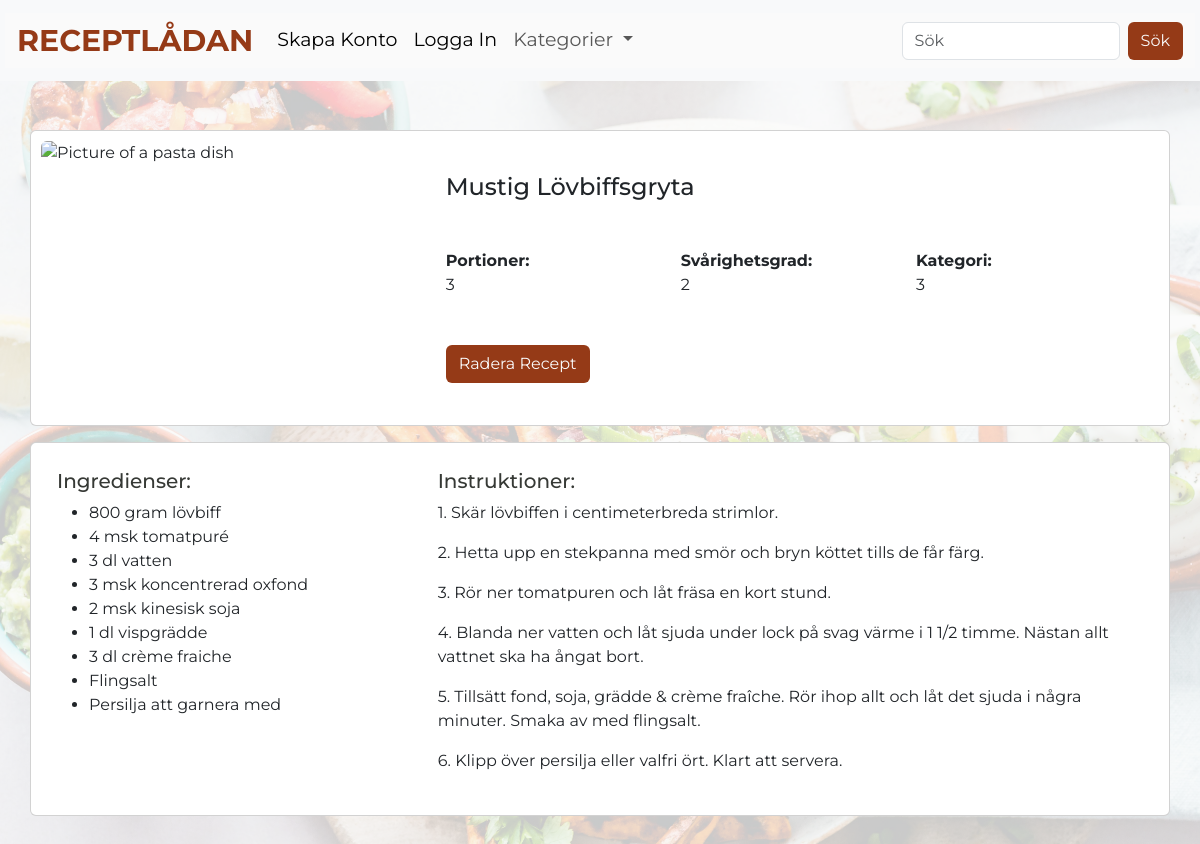
The app's page /detail/7 with its own data.
### main.py (models this page shows)
class Recipe(db.Model):
    id = db.Column(db.Integer, primary_key=True)
    user_id = db.Column(db.Integer, ForeignKey("users.id"))
    title = db.Column(db.String(100))
    ingredients = db.Column(db.Text)
    instruction = db.Column(db.Text)
    portions = db.Column(db.Integer)
    difficulty = db.Column(db.Integer)
    category = db.Column(db.Integer)
    date_posted = db.Column(db.DateTime, default=datetime.utcnow)

### main.py (the view)
@app.route("/detail/<int:id>")
def recipe_detail(id):
    isAuthorized = session.get("Authorized", default=False)
    recipe = Recipe.query.get_or_404(id)
    return render_template(
        "recipe_detail.html", isAuthorized=isAuthorized, recipe=recipe
    )

### templates/recipe_detail.html (shortened to what this page needs)
{% extends "base.html" %}
{% block body %}
<div class="main-recipe">
    <div class="card mb-3">
        <div class="row g-0">
            <div class="col-md-4 h-400">
                <img src="/static/pexels-lisa-fotios-1279330.jpg" alt="Picture of a pasta dish"
                class="img-fluid rounded-start" style="object-fit: cover; height: 100%; width: 100%;">
            </div>
            <div class="col-md-8 p-3">
                <div class="card-body">
                    <div class="flex-grow-1">
                        <h4 class="card-title mb-0">{{ recipe.title }}</h4><br>
                        <br>
                        <div class="row">
                            <div class="col-md-4">
                                <div class="mb-4">
                                    <strong>Portioner:</strong><br>
                                    <p>{{ recipe.portions }}</p>
                                </div>
                            </div>
                            <div class="col-md-4">
                                <div class="mb-4">
                                    <strong>Svårighetsgrad:</strong><br>
                                    {{ recipe.difficulty }}</p>
                                </div>
                            </div>
                            <div class="col-md-4">
                                <div class="mb-4">
                                    <strong>Kategori:</strong><br>
                                    {{ recipe.category }}</p>
                                </div>
                            </div>
                        </div>
                        <div class="float-right">
                            <br>
                            <a href="{{ url_for ('delete_recipe', id=recipe.id) }}"
                                class="btn btn-custom-secondary btn crud-btn-text">Radera Recept</a>
                        </div>
                    </div>
                </div>
            </div>
        </div>
    </div>
    <div class="card mb-3">
        <div class="row">
            <div class="col-md-4">
                <div class="card-body">
                    <h5>Ingredienser:</h5>
                    <ul>
                        {% for ingredient in recipe.ingredients.split('\n') %}
                        <li>{{ ingredient }}</li>
                        {% endfor %}
                    </ul>
                </div>
            </div>
            <div class="col-md-8">
                <div class="card-body">
                    <h5>Instruktioner:</h5>
                    {% for step in recipe.instruction.split('\n') %}
                    <p>{{ step }}</p>
                    {% endfor %}
                </div>
            </div>
        </div>
    </div>
</div>
</div>
{% endblock %}

### static/css/main.css (style rules this page uses)
body { background-color: #fafafa; font-family: "Montserrat", sans-serif; color: #363935; }
h1, h2, h3, h4, h5 { color: #363935; }
.btn { background-color: #953a17; color: #fafafa; }
.btn-custom-secondary { text-align: right; }
.card { margin-right: 30px; margin-left: 30px; padding: 10px; }

### records on screen
Recipe: title "Mustig Lövbiffsgryta", portions "3", difficulty "2", category "3"

### other values on screen
{{ ingredient }} "800 gram lövbiff" "4 msk tomatpuré" "3 dl vatten" "3 msk koncentrerad oxfond" "2 msk kinesisk soja" "1 dl vispgrädde" "3 dl crème fraiche" "Flingsalt" "Persilja att garnera med"
{{ step }} "1. Skär lövbiffen i centimeterbreda strimlor." "2. Hetta upp en stekpanna med smör och bryn köttet tills de får färg." "3. Rör ner tomatpuren och låt fräsa en kort stund." "4. Blanda ner vatten och låt sjuda under lock på svag värme i 1 1/2 timme. Nästan allt vattnet ska ha ångat bort." "5. Tillsätt fond, soja, grädde & crème fraîche. Rör ihop allt och låt det sjuda i några minuter. Smaka av med flingsalt." "6. Klipp över persilja eller valfri ört. Klart att servera."
